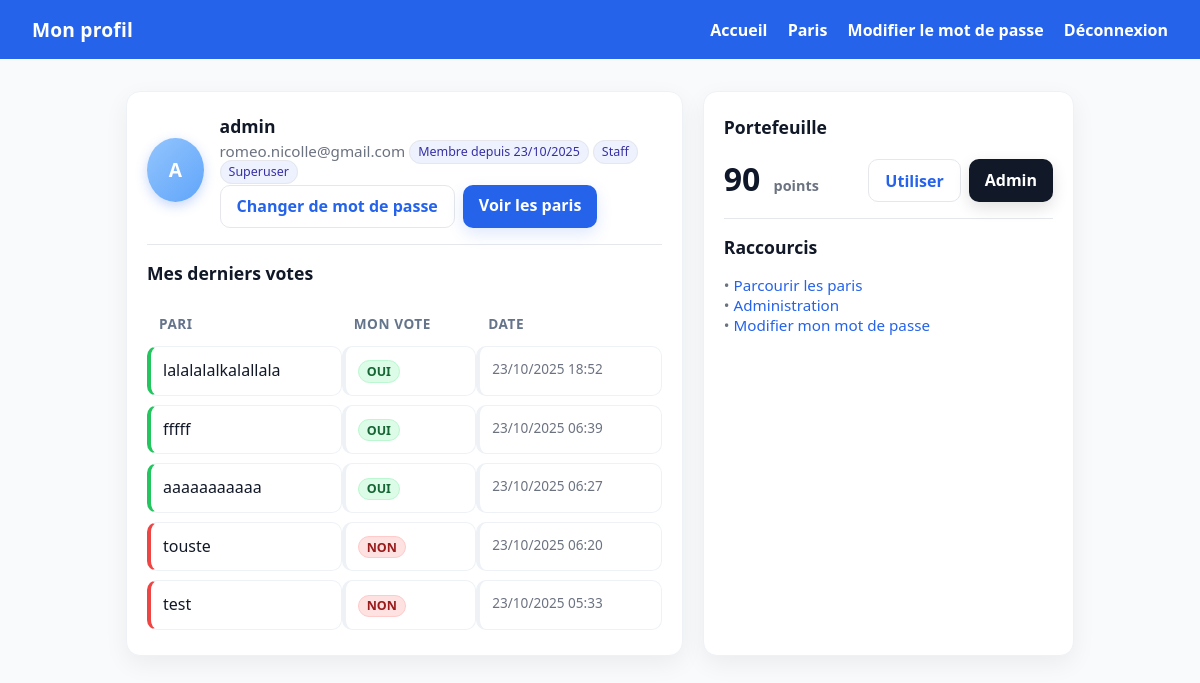
/profile/ (signed in), run on the app's committed database.
### core/models.py (models this page shows, shortened)
class Vote(models.Model):
    OUI = "oui"
    NON = "non"
    CHOICES = [(OUI, "Oui"), (NON, "Non")]
    user = models.ForeignKey(settings.AUTH_USER_MODEL, on_delete=models.CASCADE, related_name="votes")
    pari = models.ForeignKey(Pari, on_delete=models.CASCADE, related_name="votes")
    choice = models.CharField(max_length=3, choices=CHOICES)
    stake_points = models.PositiveIntegerField(default=0)  # ✅ montant parié en points
    created_at = models.DateTimeField(auto_now_add=True)
    updated_at = models.DateTimeField(auto_now=True)
    class Meta:
        unique_together = [("user", "pari")]
        indexes = [
            models.Index(fields=["pari", "user"]),
            models.Index(fields=["pari", "choice"]),
        ]

class Pari(models.Model):
    description = models.TextField(help_text="Description du pari.")
    nb_oui = models.PositiveIntegerField(default=0, verbose_name="Votes OUI")
    nb_non = models.PositiveIntegerField(default=0, verbose_name="Votes NON")
    created_at = models.DateTimeField(auto_now_add=True)
    updated_at = models.DateTimeField(auto_now=True)
    OUI = "oui"
    NON = "non"
    RESULT_CHOICES = [(OUI, "Oui"), (NON, "Non")]
    result = models.CharField(
        max_length=3, choices=RESULT_CHOICES, null=True, blank=True,
        help_text="Résultat validé (oui/non)."
    )
    resolved = models.BooleanField(default=False)
    resolved_at = models.DateTimeField(null=True, blank=True)
    class Meta:
        ordering = ["-created_at"]
        verbose_name = "Pari"
        verbose_name_plural = "Paris"

class Wallet(models.Model):
    user = models.OneToOneField(
        settings.AUTH_USER_MODEL,
        on_delete=models.CASCADE,
        related_name="wallet"
    )
    points = models.PositiveIntegerField(default=100)
    updated_at = models.DateTimeField(auto_now=True)
    class Meta:
        verbose_name = "Portefeuille"
        verbose_name_plural = "Portefeuilles"

### config/urls.py (the view)
# urls.py: path("profile/", profile, name="profile"),
@login_required
def profile(request):
    return render(request, "profile.html")

### templates/profile.html (shortened to what this page needs)
<!DOCTYPE html>
<html lang="fr">
<head>
</head>
<body>
  <header>
    <h1>Mon profil</h1>
    <nav>
      <a href="/">Accueil</a>
      <a href="{% url 'liste_paris' %}">Paris</a>
      {% if user.is_authenticated %}
        <a href="{% url 'password_change' %}">Modifier le mot de passe</a>
        <a href="{% url 'logout_any' %}">Déconnexion</a>
      {% else %}
        <a href="{% url 'login' %}">Connexion</a>
      {% endif %}
    </nav>
  </header>
  <main>
    <div class="grid">
      <section class="card">
        <div class="profile">
          <div class="avatar">
            {% with user.username|default:user.email as u %}
              {% firstof u|slice:":1"|upper "U" %}
            {% endwith %}
          </div>
          <div>
            <h2 style="margin:.1rem 0 .2rem 0;">{{ user.get_full_name|default:user.username }}</h2>
            <div class="sub">
              {{ user.email|default:"(email non renseigné)" }}
              <span class="badge">Membre depuis {{ user.date_joined|date:"d/m/Y" }}</span>
              {% if user.is_staff %}<span class="badge">Staff</span>{% endif %}
              {% if user.is_superuser %}<span class="badge">Superuser</span>{% endif %}
            </div>
            <div class="row">
              <a class="btn ghost" href="{% url 'password_change' %}">Changer de mot de passe</a>
              <a class="btn" href="{% url 'liste_paris' %}">Voir les paris</a>
            </div>
          </div>
        </div>
        <div class="divider"></div>
        <h2>Mes derniers votes</h2>
        {% if user.votes.all %}
          <table>
            <thead>
              <tr>
                <th>Pari</th>
                <th>Mon vote</th>
                <th>Date</th>
              </tr>
            </thead>
            <tbody>
              {% for v in user.votes.all|dictsortreversed:"created_at"|slice:":8" %}
              <tr>
                <td class="{% if v.choice == 'oui' %}status-oui{% else %}status-non{% endif %}">
                  {{ v.pari.description|truncatechars:90 }}
                </td>
                <td>
                  {% if v.choice == 'oui' %}
                    <span class="pill ok">OUI</span>
                  {% else %}
                    <span class="pill no">NON</span>
                  {% endif %}
                </td>
                <td class="nowrap tiny">{{ v.created_at|date:"d/m/Y H:i" }}</td>
              </tr>
              {% empty %}
              <tr><td colspan="3" class="tiny">Aucun vote pour le moment.</td></tr>
              {% endfor %}
            </tbody>
          </table>
        {% else %}
          <p class="sub">Aucun vote pour le moment.</p>
        {% endif %}
      </section>
      <aside class="card">
        <h2>Portefeuille</h2>
        <div class="wallet">
          <div class="points">
            {{ user.wallet.points|default:"100" }} <small>points</small>
          </div>
          <div class="row">
            <a class="btn ghost" href="{% url 'liste_paris' %}">Utiliser</a>
            <a class="btn secondary" href="/admin/core/wallet/">Admin</a>
          </div>
        </div>
        <div class="divider"></div>
        <h2>Raccourcis</h2>
        <p class="sub">
          • <a href="{% url 'liste_paris' %}">Parcourir les paris</a><br/>
          • <a href="/admin/">Administration</a><br/>
          • <a href="{% url 'password_change' %}">Modifier mon mot de passe</a>
        </p>
      </aside>
    </div>
  </main>
</body>
</html>

### templates/profile.html (style rules this page uses)
:root { --bg:#f9fafb;--fg:#111827;--muted:#6b7280;--card:#ffffff;--primary:#2563eb; --primary-hover:#1d4ed8;--ok:#22c55e;--danger:#ef4444;--ring:rgba(37,99,235,.15); }
* { box-sizing:border-box }
body { margin:0;font-family:system-ui,-apple-system,Segoe UI,Roboto,Ubuntu,"Helvetica Neue",Arial,sans-serif;background:var(--bg);color:var(--fg) }
a { color:var(--primary);text-decoration:none }
header { background:var(--primary);color:#fff;padding:1rem 2rem;display:flex;align-items:center;justify-content:space-between }
header h1 { margin:0;font-size:1.2rem;font-weight:700;letter-spacing:.2px }
nav a, nav button { color:#fff;margin-left:1rem;font-weight:600 }
main { max-width:980px;margin:2rem auto;padding:0 1rem }
.grid { display:grid;grid-template-columns:1.2fr .8fr;gap:1.25rem }
.card { background:var(--card);border-radius:14px;box-shadow:0 8px 24px rgba(0,0,0,.06); padding:1.25rem 1.25rem 1rem;border:1px solid #eef2f7 }
.card h2 { margin:.2rem 0 1rem 0;font-size:1.1rem }
.sub { color:var(--muted);font-size:.95rem }
.profile { display:flex;align-items:center;gap:1rem;margin-bottom:.75rem }
.avatar { width:64px;height:64px;border-radius:50%;display:grid;place-items:center; background:linear-gradient(135deg,#93c5fd,#60a5fa);color:#fff; font-weight:800;font-size:1.2rem;box-shadow:0 4px 12px rgba(37,99,235,.25) }
.row { display:flex;gap:.5rem;flex-wrap:wrap;margin-top:.25rem }
.badge { background:#eef2ff;color:#3730a3;border:1px solid #e5e7eb;padding:.15rem .5rem;border-radius:999px;font-size:.78rem }
.btn { display:inline-block;background:var(--primary);color:#fff;border:none;border-radius:10px; padding:.6rem 1rem;font-weight:700;cursor:pointer;box-shadow:0 6px 16px var(--ring);transition:transform .05s ease, background .2s }
.btn.secondary { background:#111827;color:#fff;box-shadow:0 6px 16px rgba(0,0,0,.12) }
.btn.ghost { background:transparent;color:var(--primary);box-shadow:none;border:1px solid #e5e7eb }
.wallet { display:flex;align-items:center;justify-content:space-between;gap:1rem }
.points { font-size:2rem;font-weight:900;color:#0f172a }
.points small { font-size:.9rem;color:var(--muted);font-weight:600;margin-left:.3rem }
table { width:100%;border-collapse:separate;border-spacing:0 .6rem }
th { font-size:.85rem;text-transform:uppercase;letter-spacing:.04em;color:#64748b;text-align:left;padding:.25rem .75rem }
td { background:#fff;border:1px solid #eef2f7;border-left-width:4px;border-radius:10px; padding:.75rem .75rem;vertical-align:top }
tr td:first-child { border-left-color:#93c5fd }
tr td.status-oui { border-left-color:#22c55e }
tr td.status-non { border-left-color:#ef4444 }
.tiny { font-size:.85rem;color:var(--muted) }
.nowrap { white-space:nowrap }
.pill { display:inline-block;padding:.1rem .5rem;border-radius:999px;font-size:.78rem;font-weight:700 }
.pill.ok { background:#dcfce7;color:#166534;border:1px solid #bbf7d0 }
.pill.no { background:#fee2e2;color:#991b1b;border:1px solid #fecaca }
.divider { height:1px;background:#e5e7eb;margin:1rem 0 }

### data on the page
Vote: pari.description "lalalalalkalallala", choice "OUI", created_at "23/10/2025 18:52"
Vote: pari.description "fffff", choice "OUI", created_at "23/10/2025 06:39"
Vote: pari.description "aaaaaaaaaaa", choice "OUI", created_at "23/10/2025 06:27"
Vote: pari.description "touste", choice "NON", created_at "23/10/2025 06:20"
Vote: pari.description "test", choice "NON", created_at "23/10/2025 05:33"

### other printed values
{{ user.get_full_name|default:user.username }} "admin"
{{ user.email|default:"(email non renseigné)" }} "romeo.nicolle@gmail.com"
{{ user.date_joined|date:"d/m/Y" }} "23/10/2025"
{{ user.wallet.points|default:"100" }} "90"
